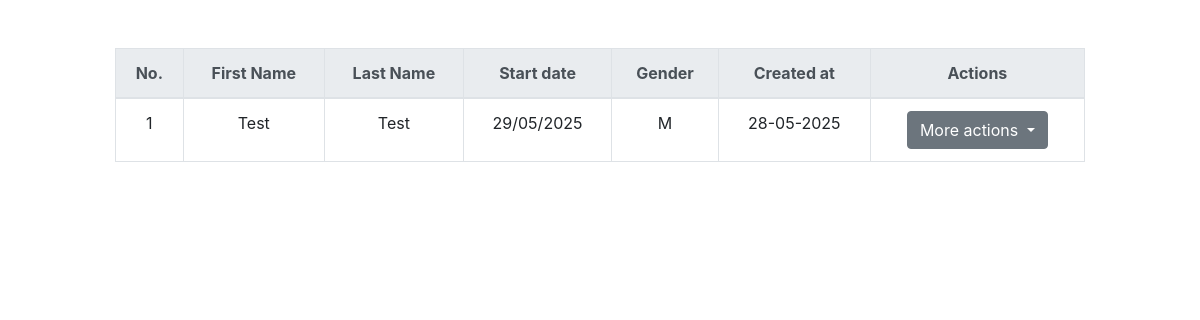
Page /list_pacients/ (signed in) on the earlier database version.
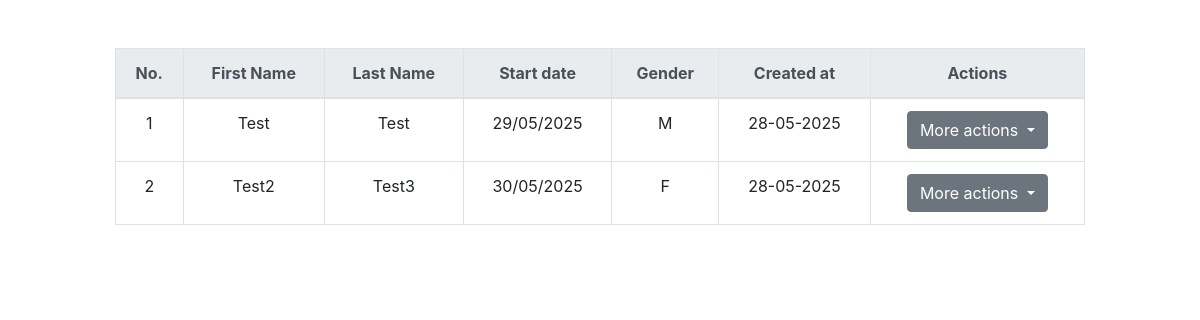
Same page on the later database version.
### pacienti/models.py (models this page shows, shortened)
class Pacient(models.Model):
    gender_option = [
        ('M', 'Male'),
        ('F', 'Female'),
        ('O', 'Other'),
    ]
    location_option = [
        ('L', 'Location'),
        ('C', 'Call')
    ]
    first_name = models.CharField(max_length=50)
    last_name = models.CharField(max_length=50)
    email = models.EmailField(unique=True)
    phone = models.CharField(max_length=50)
    gender = models.CharField(max_length=50, choices=gender_option)
    location = models.CharField(max_length=50, choices=location_option)
    start_date = models.DateField()
    created_at = models.DateField(auto_now_add=True)
    updated_at = models.DateField(auto_now_add=True)

### pacienti/views.py (the view)
# urls.py: path('list_pacients/', views.PacientListView.as_view(), name='list-pacients'),
class PacientListView(LoginRequiredMixin, ListView):
    template_name = 'pacienti/list_of_pacienti.html'
    model = Pacient
    context_object_name = 'all_pacients'
    def get_queryset(self):
        return Pacient.objects.all()

### templates/pacienti/list_of_pacienti.html (shortened to what this page needs)
<!DOCTYPE html>
<html lang="en">
<head>
    <link rel="stylesheet" href="https://stackpath.bootstrapcdn.com/bootstrap/4.5.2/css/bootstrap.min.css">
</head>
<body>
    <div class="container-fluid mt-5">
        <div class="row justify-content-center">
            <div class="col-md-10">
                {%if all_pacients%}
                <div class="table-responsive">
                    <table class="table table-bordered table-hover text-center">
                        <thead class="thead-light">
                            <tr>
                                <th>No.</th>
                                <th>First Name</th>
                                <th>Last Name</th>
                                <th>Start date</th>
                                <th>Gender</th>
                                <th>Created at</th>
                                <th>Actions</th>
                            </tr>
                        </thead>
                        <tbody>
                            {%for pacient in all_pacients%}
                            <tr>
                                <td>{{ forloop.counter }}</td>
                                <td>{{ pacient.first_name }}</td>
                                <td>{{ pacient.last_name }}</td>
                                <td>{{ pacient.start_date|date:"d/m/Y" }}</td>
                                <td>{{ pacient.gender }}</td>
                                <td>{{ pacient.created_at|date:'d-m-Y' }}</td>
                                <td>
                                    <div class="dropdown">
                                        <button class="btn btn-secondary dropdown-toggle" type="button"
                                                data-bs-toggle="dropdown" aria-expanded="false">
                                                More actions
                                        </button>
                                    </div>
                                </td>
                            </tr>
                        {% endfor%}
                        </tbody>
                    </table>
                </div>
            {%else%}
                <div>
                    <h3 class="text-center">No data available</h3>
                </div>
            {%endif%}
            </div>
        </div>
    </div>
</body>
</html>

Differences in the rows shown:
added Pacient: first_name "Test2", last_name "Test3", start_date "30/05/2025", gender "F", created_at "28-05-2025"
